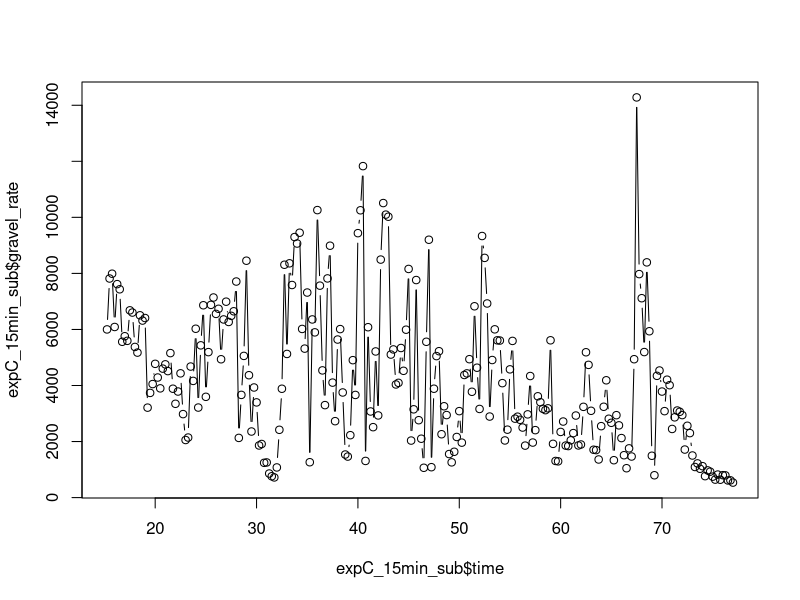
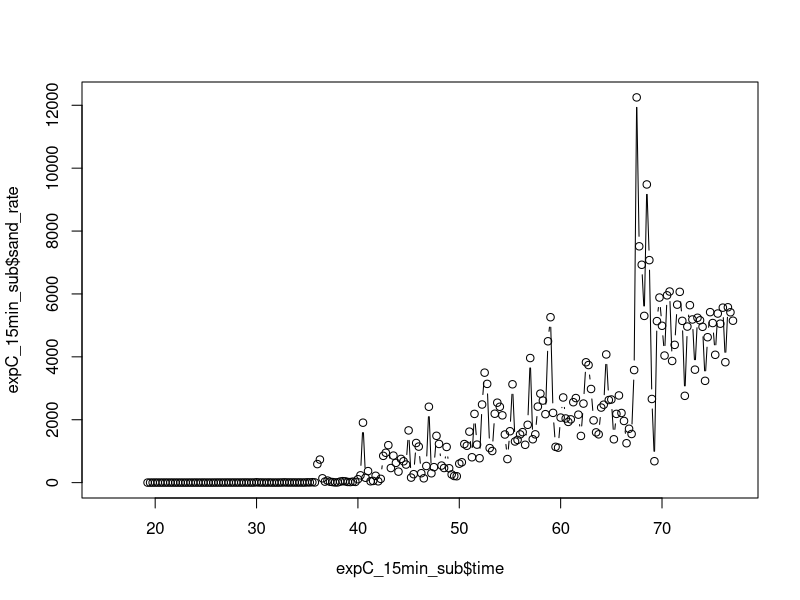
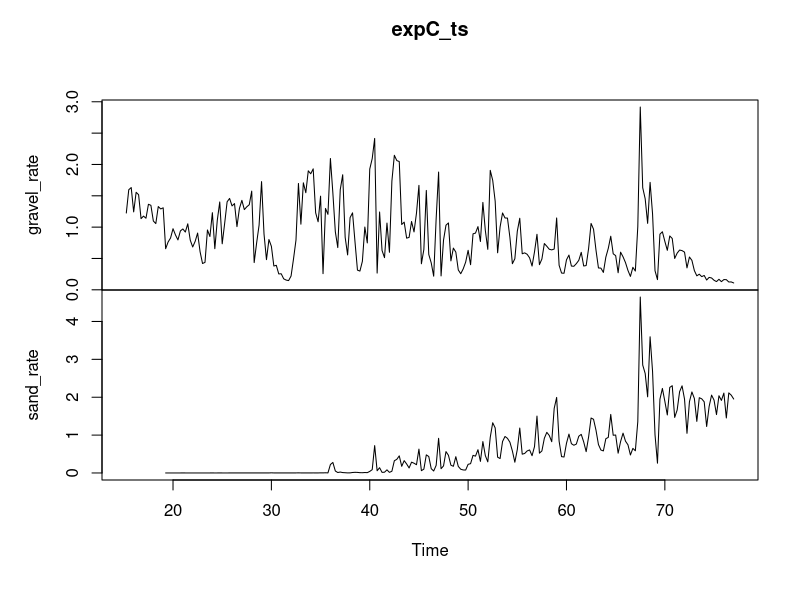

Recreate these plots in R, in order. (Note: this script raises an error after producing the figures.)

# Read Marwan's data, subset and rename 5 columns ------------------------------

# Load Experiment C. Gravel feed begins at 10.83 g/ms and decreases to 0 g/ms,
# while the sand feed starts at 0 g/ms and increases to 10.83 g/ms. The
# experiment was run for 77 hrs with a data point every 15 min

expC_15min <- read.csv("ExpC-15min.csv", header=TRUE)
head(expC_15min)
expC_15min_sub <- expC_15min[,c(2,5,7,6,8)]
head(expC_15min_sub)
colnames(expC_15min_sub) <- c("time","gravel_rate","gravel_feed","sand_rate","sand_feed")
head(expC_15min_sub)
good <- complete.cases(expC_15min_sub)
expC_15min_sub <- expC_15min_sub[good,]
expC_15min_sub <- expC_15min_sub[16:263,]
expC_15min_sub$sand_rate <- ifelse(expC_15min_sub$sand_feed == 0, NA, expC_15min_sub$sand_rate)
head(expC_15min_sub)

plot(expC_15min_sub$time,expC_15min_sub$gravel_rate,type="b")
plot(expC_15min_sub$time,expC_15min_sub$sand_rate,type="b")

# Scale the data by the RMS of the distribution:
expC_dat <- expC_15min_sub[,c(2,4)]
norm_expC_dat <- sqrt(colMeans(expC_dat^2,na.rm=T))
expC_dat_n <- sweep(expC_dat, 2, norm_expC_dat, "/")

# Create the timeseries:
expC_ts <- ts(data = expC_dat_n, start = 15.25, end = 77, frequency = 4)
head(expC_ts)
tail(expC_ts)
#expC_ts[,2] <- ifelse(expC_ts[,2]==0,NA,expC_ts[,2])
plot(expC_ts)

# Set window length (see Golyandina, N., Korobeynikov, A., Shlemov, A., Usevich,
# K., 2013. Multivariate and 2D Extensions of Singular Spectrum Analysis with the
# Rssa Package. arXiv. doi:10.18637/jss.v067.i02):
N_expC <- length(expC_ts[,1])
s_expC <- length(expC_ts[1,])
window_length <- round(s_expC*(N_expC+1)/(s_expC+1))
print(window_length)


# Basic MSSA -------------------------------------------------------------------

s_expC <- ssa(expC_ts, L=window_length, kind="mssa") # Create an SSA object
s_expC # Look inside the SSA object for relevant details
plot(s_expC) # These are the eignevalues
plot(s_expC, type = "vectors", idx = 1:14) # These are the first eigenvectors given by the vector indicies
plot(s_expC, type = "paired", idx = 1:14, plot.contrib = FALSE) # These are the pairs of eigenvectors -- the 'groups' arguement specifies the grouping plot
plot(wcor(s_expC)) # This produces a w-correlation matrix
grouping.auto(s_expC, grouping.method = c("wcor"))

# Stop an determine the eigenvectors that represent the trend:
s_expC_recon <- reconstruct(s_expC, groups = list(1:2)) #list the eigenvectors that represent the trend -- "s_expC_recon" contains the residuals
expC_trend <- s_expC_recon$F1 #feature vector 1 (F1) represents eignevector 1, while F2 represents eigenvector 2... add additional vectors as needed if the trend is represented by multiple eigenvectos (e.g. s_expC_recon$F1 + s_expC_recon$F2...)
plot(expC_trend) #plot the trend
plot(expC_ts)

# Stop an determine the eigenvectors that represent the trend:
s_expC_res <- residuals(s_expC_recon) # Extract the residuals
plot(s_expC_res) # Plot the results and look for cyclical behavoir in the data
period_expC <- spec.pgram(s_expC_res[17:248,], detrend = FALSE, log = "no", spans = 3) # Plot a periodogram and look for periods in the data
period_expC # Looks like 34.3 hour period for gravel and 4.2 hours for sand

# Stop and determine the best choice for L:
s2_expC <- ssa(s_expC_res, L=window_length, kind="mssa") # for better seperatebility, set "L" to the maximium value of "N/2" and evenly divisible by the period
plot(s2_expC) #these are the eignevalues
plot(s2_expC, type = "vectors", idx = 1:12)
plot(s2_expC, type = "paired", idx =1:12, plot.contrib = FALSE)
plot(wcor(s2_expC, groups = as.list(1:16)))

grouping.auto(s2_expC, grouping.method = c("wcor"))

# Stop an determine the eigenvectors that represent the seasonal component:
seasons_expC <- reconstruct(s2_expC, groups = list(1:2,5:6,8:9))
parestimate(s2_expC, groups = list(1:2,5:6,8:9), method = "esprit")
plot(seasons_expC)
saveRDS(seasons_expC, "output/seasons_expC.rds")

# For convience, repeat the reconstruction in one step:
recon_expC <- reconstruct(s_expC,
                     groups = list(Trend = 1:2, Seasonality = c(3:4,7:8,10:11)))

recon_expC_final <- plot(recon_expC, plot.method = "xyplot", superpose = FALSE,
     auto.key = list(columns = 3),
     col = c("blue", "green", "red", "violet"),
     lty = c(rep(1, 4), rep(2, 4), rep(3, 4)))

print(recon_expC_final)
saveRDS(recon_expC_final, "output/recon_expC_final.rds")


# Examine the noise ------------------------------------------------------------

# Noise Envelope:
res_expC <- residuals(recon_expC) #extract the residuals
env_expC <- ssa(res_expC^2, L=12)
rsd_expC <- sqrt(reconstruct(env_expC, groups=list(1))$F1)

par(mfrow=c(2,1))
g.noise.plot(res_expC,rsd_expC)
s.noise.plot(res_expC,rsd_expC)

saveRDS(res_expC, "output/res_expC.rds")
saveRDS(rsd_expC, "output/rsd_expC.rds")


# Test for white noise
parestimate(s_expC, groups = list(Trend = 1:2, Seasonality = c(3:4,7:8,10:11)),method = "esprit")

# https://robjhyndman.com/hyndsight/ljung-box-test/ For seasonal time series, use h = min(2m,T/5) where T = length of record; m = period of seasonality; h = no. lags to test

Box.test(rsd_expC[,1],type="Ljung",lag=50)
# Reject the null hypothesis...The gravel data are not independently distributed; they exhibit serial correlation

Box.test(rsd_expC[,2],type="Ljung",lag=50)
# Reject the null hypothesis...The sand data are not independently distributed; they exhibit serial correlation


boot.mean <- function(x,i){boot.mean <- mean(x[i])}

gres_boot_expC <- boot(abs(rsd_expC[,1]), boot.mean, R = 10000)
print(gres_boot_expC)
sres_boot_expC <- boot(abs(rsd_expC[38:192,2]), boot.mean, R = 10000)
print(sres_boot_expC)


# Transform data to orginal units ----------------------------------------------

gravel_signal_n <- data.frame(gravel_signal = expC_trend[,1] + seasons_expC$F1[,1] + seasons_expC$F2[,1] )
gravel_signal <- gravel_signal_n * norm_expC_dat[1]

sand_signal_n <- data.frame(sand_signal = expC_trend[,2] + seasons_expC$F1[,2] + seasons_expC$F2[,2] )
sand_signal <- sand_signal_n * norm_expC_dat[2]

gravel_noise_n <- data.frame(gravel_noise = rsd_expC[,1])
gravel_noise <- gravel_noise_n * norm_expC_dat[1]

sand_noise_n <- data.frame(sand_noise = rsd_expC[,2])
sand_noise <- sand_noise_n * norm_expC_dat[2]

gravel_trend_n <- data.frame(gravel_trend = expC_trend[,1])
gravel_trend <- gravel_trend_n * norm_expC_dat[1]

sand_trend_n <- data.frame(sand_trend = expC_trend[,2])
sand_trend <- sand_trend_n * norm_expC_dat[2]

expC_15min_output <- merge.zoo(gravel_signal,sand_signal,gravel_noise,sand_noise,expC_15min_sub$gravel_rate,expC_15min_sub$sand_rate,expC_15min_sub$gravel_feed,expC_15min_sub$sand_feed)
names(expC_15min_output) <- c("gravel_signal","sand_signal","gravel_noise","sand_noise","gravel_rate","sand_rate","gravel_feed","sand_feed")
expC_15min_output$lower_gravel <- expC_15min_output[,1] - expC_15min_output[,3]
expC_15min_output$upper_gravel <- expC_15min_output[,1] + expC_15min_output[,3]
expC_15min_output$lower_sand <- expC_15min_output[,2] - expC_15min_output[,4]
expC_15min_output$upper_sand <- expC_15min_output[,2] + expC_15min_output[,4]

plot_lims <- ifelse(is.na(expC_15min_output),0,expC_15min_output)
plot(expC_15min_output$gravel_signal, ylim = c(min(plot_lims),max(plot_lims)), ylab = "Rate (g/ms)", xlab = "Time (hrs)",type = "l",lwd=2,main="Exp C")
lines(expC_15min_output$sand_signal,lwd=2,col="red")
lines(expC_15min_output$upper_gravel,lty=2)
lines(expC_15min_output$lower_gravel,lty=2)
points(expC_15min_output$gravel_rate,pch=1,cex=.5)
lines(expC_15min_output$gravel_feed,type="l",lty=3)
lines(expC_15min_output$upper_sand,lty=2,col="red")
lines(expC_15min_output$lower_sand,lty=2,col="red")
points(expC_15min_output$sand_rate,pch=1,cex=.5,col="red")
lines(expC_15min_output$sand_feed,type="l",lty=3,col="red")

# Output data
write.csv(expC_15min_output,"expC_15min_out.csv")

mean(expC_15min_output$gravel_rate / expC_15min_output$gravel_noise)

